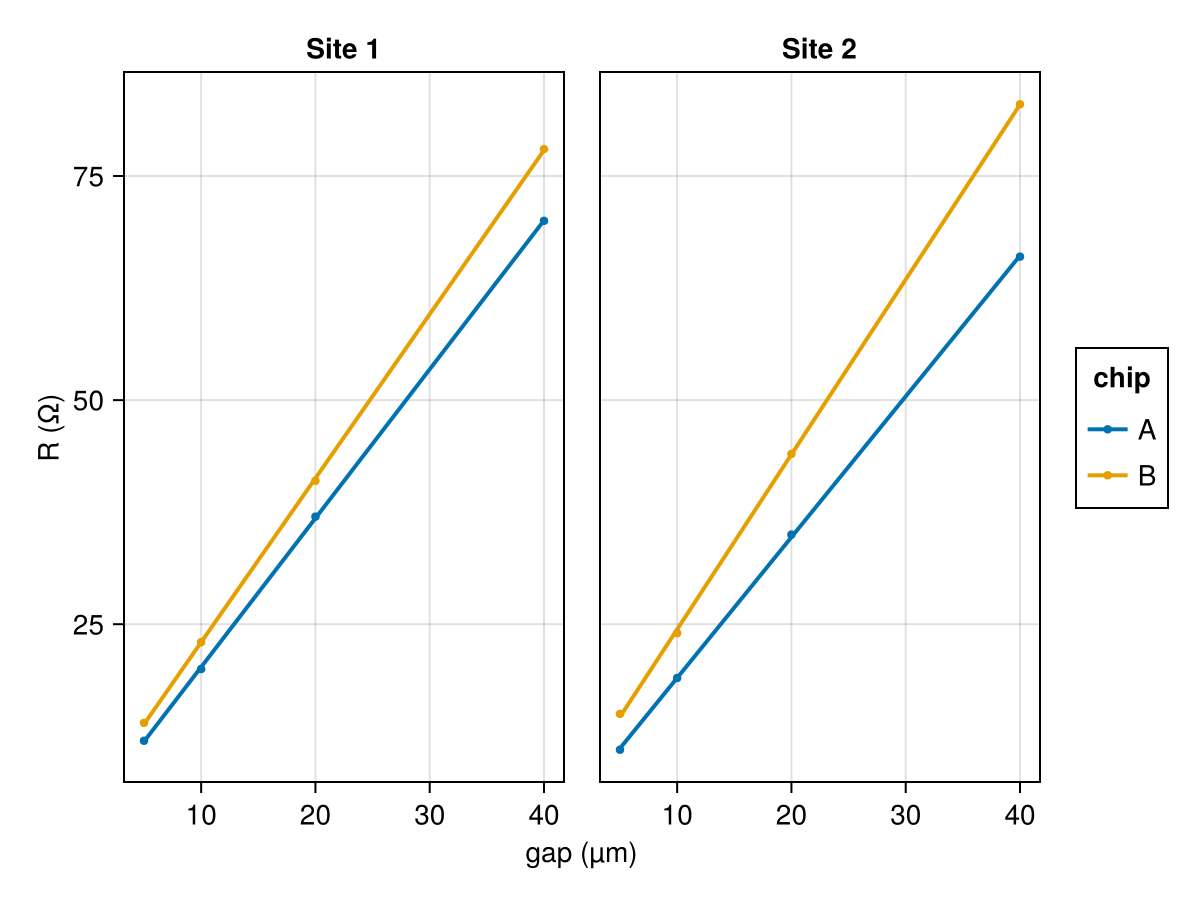

Recreate this plot in Julia.
# Scratch check: an @plot declaration drawn by AoG, as `figure` draws it.
import AlgebraOfGraphics as AoG
using AlgebraOfGraphics: data, mapping, visual, linear, subvisual
using CairoMakie: Scatter, save
using DataBrowserPlots: @plot, figure

measurements = (; gap_um=repeat([5.0, 10, 20, 40], 4),
    R_ohm=[12, 20, 37, 70, 14, 23, 41, 78, 11, 19, 35, 66, 15, 24, 44, 83] .+ 0.0,
    chip=repeat(["A", "B"]; inner=4, outer=2), site=repeat(["Site 1", "Site 2"]; inner=8))
declaration = @plot data(measurements) * mapping(:gap_um => "gap (µm)", :R_ohm => "R (Ω)"; color=:chip, col=:site) begin
    visual(Scatter; markersize=6)
    linear(; interval=nothing) * subvisual(:prediction; linewidth=2)
end
save(joinpath(@__DIR__, "plot-macro-check.png"), figure(declaration))
